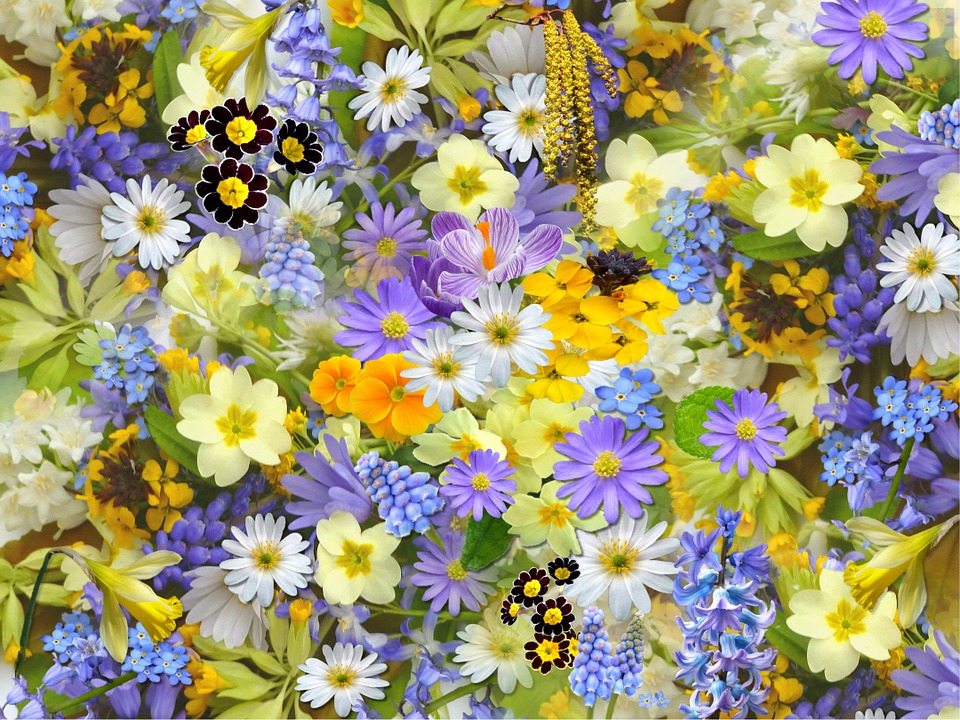
#> input picture ImageProcessing/assign1/sample/flower.jpg, 960 x 720 px, found by its file name
$ python q1.py
#> lines starting #> are read from the running program, lines starting #| are printed output that depends on the picture; after the words box and inside, x2 and y2 are one past the last pixel; in counts of white or black regions, pixels touching at a corner belong together
from PIL import Image
from PIL.Image import Image as IMG

def displayCustomGrayLevel(image:IMG, levels:int):
    image = image.convert("L") # convert to grayscale
    max_level = 255 # max gray scale value of this image (255 for 8 bit)
    new_level = levels - 1 # new max gray scale value
    for x in range(image.height): # height
        for y in range(image.width): # width
            old = image.getpixel((y,x))
            new = (round(old/max_level * new_level))/new_level*max_level
            image.putpixel((y,x), round(new))
    image.save(f"ImageProcessing/assign1/q1/flower{levels}levels.jpg")


img = Image.open("ImageProcessing/assign1/sample/flower.jpg")
#> img is the input picture: PIL image 960x720 RGB; mean R, G, B 158.1, 152.2, 118.4
displayCustomGrayLevel(img, 2)
#> in displayCustomGrayLevel, `image = image.convert("L")`:
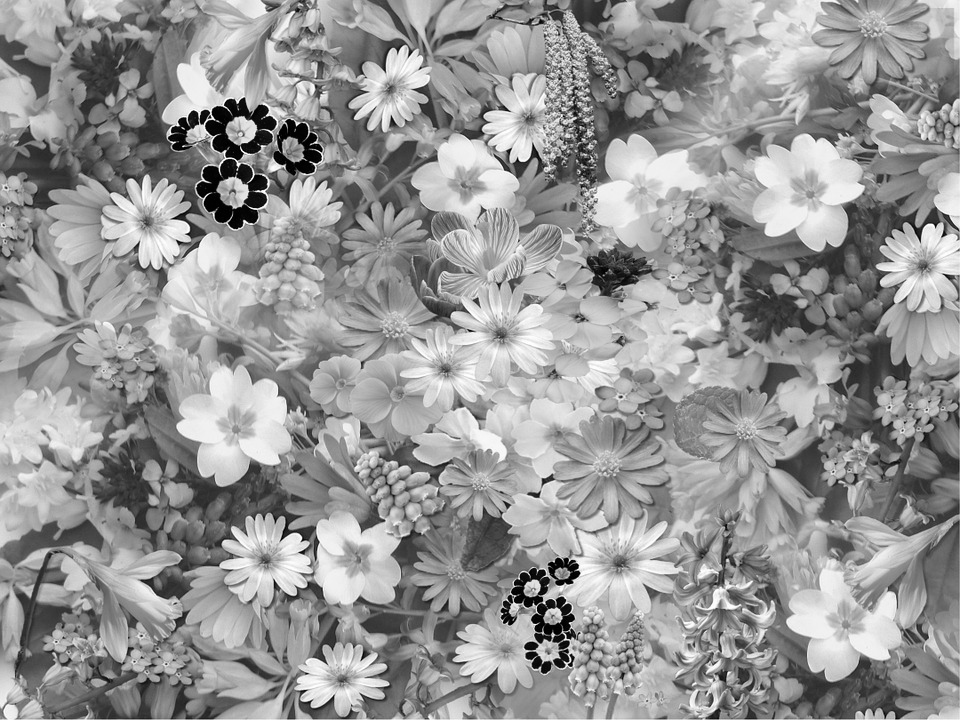
#> image: PIL image 960x720 L; min 0, max 255, mean 150.1
#> after the loop in displayCustomGrayLevel, `for x in range(image.height):`:
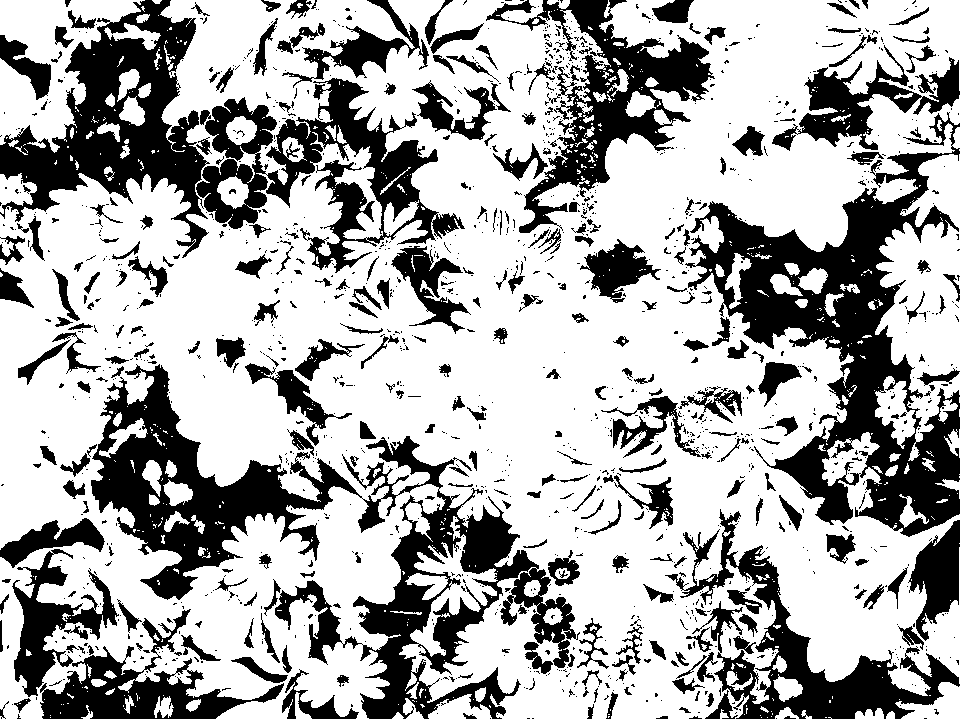
#> image: PIL image 960x720 L; 67.8% white; 1395 black regions (1080 under 20 px), largest, box (x1, y1, x2, y2) and area: (91, 364, 580, 719) 42172, (685, 112, 960, 537) 36176, (0, 0, 210, 258) 20682
displayCustomGrayLevel(img, 64)
displayCustomGrayLevel(img, 128)
displayCustomGrayLevel(img, 256)
